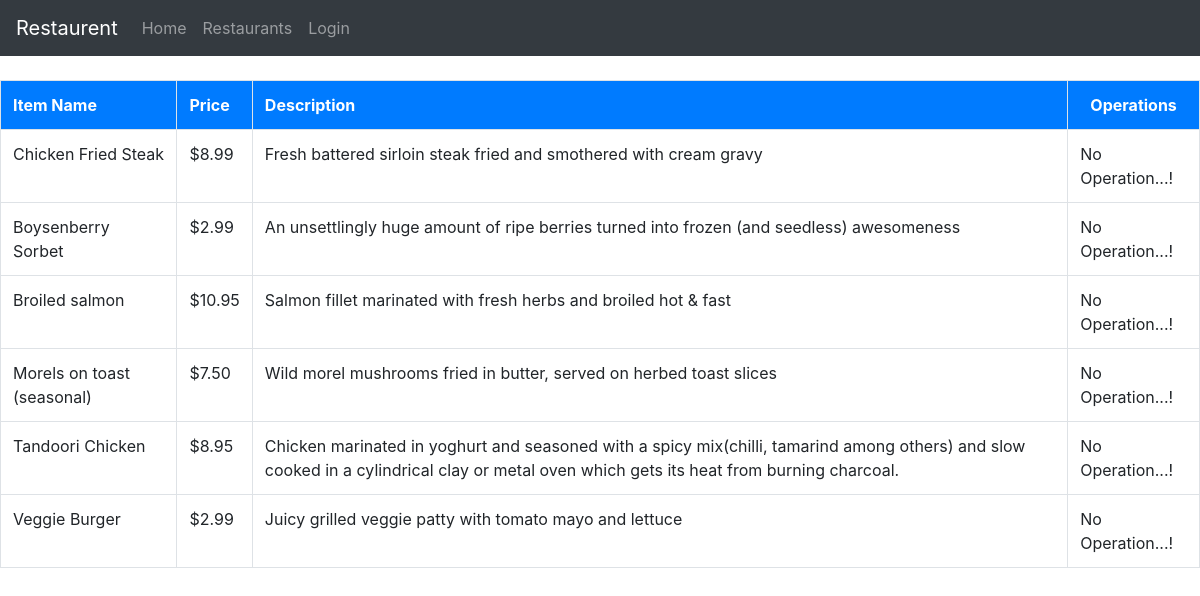
/menuItems/9, run on the app's committed database.
### database_setup.py (models this page shows, shortened)
class MenuItem(Base):
    __tablename__ = 'menu_item'
    id = Column(Integer, primary_key=True)
    name = Column(String(80), nullable=False)
    price = Column(String(8))
    description = Column(String(250))
    restaurant_id = Column(Integer, ForeignKey('restaurant.id'))
    restaurant = relationship(Restaurant)
    owner_id = Column(Integer, ForeignKey('ownerDetails.id'))
    owner = relationship(Owner)

### project.py (the view)
@app.route("/menuItems/<int:restaurant_id>", methods=["GET"])
def RestaurantMenuItems(restaurant_id):
    menuItems = session.query(MenuItem).filter_by(restaurant_id=restaurant_id)
    return render_template(
        "menuItems.html",
        items=menuItems,
        restaurant_id=restaurant_id)

### templates/menuItems.html (shortened to what this page needs)
{% extends 'base.html' %}
{% block content %}
<br>
	<table class="table table-bordered">
		<tr class="bg-primary text-white">
			<th>Item Name</th>
			<th>Price</th>
			<th>Description</th>
			<th colspan="2" class="text-center">Operations</th>
		</tr>
		{% if items %}
			{% for item in items %}
				{% if item %}
				<tr>
					<td>{{ item.name }}</td>
					<td>{{ item.price }}</td>
					<td>{{ item.description }}</td>
					{% if item.owner_id == session.user_id %}
						<td><a href="{{ url_for('editMenuItems',item_id=item.id ) }}" class="btn btn-info btn-sm">Edit</a></td>
						<td><a href="{{ url_for('confirmDeleteMenu', item_id=item.id ) }}" class="btn btn-danger btn-sm">Delete</a></td>
					{% else %}
						<td colspan="2">No Operation...!</td>
					{% endif %}
				</tr>
				{% else %}
					<p>No Items Found...! in Restaurant</p>
				{% endif %}
			{% endfor %}
		{% else %}
			<tr><td colspan="5">No Items Found</td></tr>
		{% endif %}
	</table>
{% endblock %}

### data on the page
MenuItem: name "Chicken Fried Steak", price "$8.99", description "Fresh battered sirloin steak fried and smothered with cream gravy", shows "No Operation...!"
MenuItem: name "Boysenberry Sorbet", price "$2.99", description "An unsettlingly huge amount of ripe berries turned into frozen (and seedless) awesomeness", shows "No Operation...!"
MenuItem: name "Broiled salmon", price "$10.95", description "Salmon fillet marinated with fresh herbs and broiled hot & fast", shows "No Operation...!"
MenuItem: name "Morels on toast (seasonal)", price "$7.50", description "Wild morel mushrooms fried in butter, served on herbed toast slices", shows "No Operation...!"
MenuItem: name "Tandoori Chicken", price "$8.95", description "Chicken marinated in yoghurt and seasoned with a spicy mix(chilli, tamarind among others) and slow cooked in a cylindrical clay or metal oven which gets its heat from burning charcoal.", shows "No Operation...!"
MenuItem: name "Veggie Burger", price "$2.99", description "Juicy grilled veggie patty with tomato mayo and lettuce", shows "No Operation...!"
